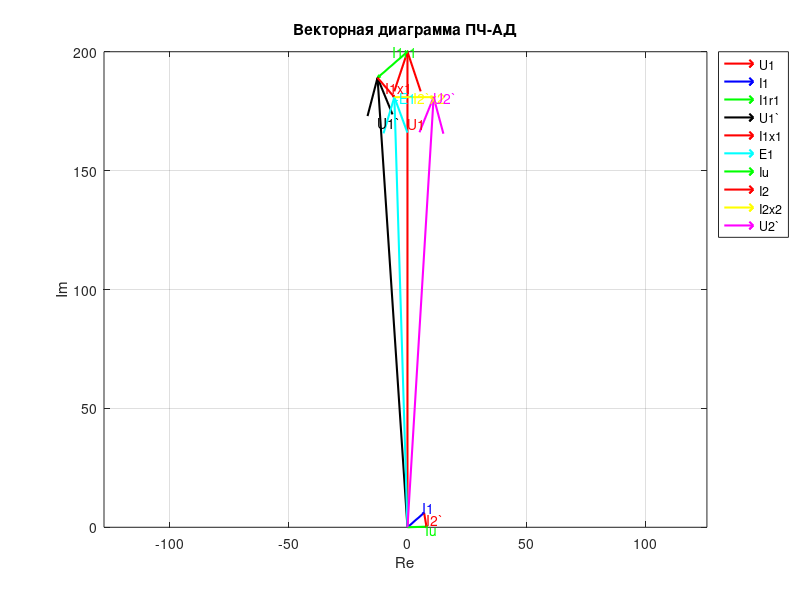

Write the MATLAB code that produced this figure.
%           Ввод измеренных параметров
I1 = 9.27;     % Полный ток статора
U1 = 200;      % Напряжение на статоре
fi1 = 49;      % Угол между током и напряжением статора (в градусах)
w = 48.5;      % Скорость в рад/с
f = 25;        % Частота напряжения статора
Ip = 4.4;      % Ток ротора, А

%         Ввод неизменяемых параметров
r1 = 1.8;      % Невыключаемое активное сопротивление статора, Ом
x1 = 2.33;     % Невыключаемое индуктивное сопротивление статора, Ом
r2 = 0.5;      % Невыключаемое активное сопротивление ротора, Ом
x2 = 0.6;      % Невыключаемое индуктивное сопротивление ротора, Ом
xu = 0.35;          
Kr = 3.92;
r2p = r2 * Kr;
x2p = x2 * Kr;

%         Необходимые расчеты
W0n = 2 * pi * 50 / 3;   % Синхронная скорость, рад/с
al = f / 50;
W0 = al * W0n;
Ke = sqrt(Kr);           % Коэффициент трансформации по ЭДС
s = (W0 - w) / W0;       % Вычисление скольжения
deg = pi / 180;

% Вектор U1
fu1 = 90 * deg;
u1 = U1 * exp(fu1 * 1i);
quiver(0, 0, 0, U1, 0, 'r', 'LineWidth', 1.5, 'MaxHeadSize', 0.05)
hold on

% Вектор I1
fii1 = (90 - fi1) * deg;
i1 = I1 * exp(fii1 * 1i);
quiver(0, 0, real(i1), imag(i1), 0, 'b', 'LineWidth', 1.5, 'MaxHeadSize', 0.05)

% Вектор i1r1
fi1r1 = fii1;
i1r1 = I1 * r1 * exp(fi1r1 * 1i);
quiver(0, U1, -real(i1r1), -imag(i1r1), 0, 'g', 'LineWidth', 1.5, 'MaxHeadSize', 0.05)

% Вектор U1`
u1p = u1 - i1r1;
quiver(0, 0, real(u1p), imag(u1p), 0, 'k', 'LineWidth', 1.5, 'MaxHeadSize', 0.05)

% Вектор i1x1
ax1r1 = real(u1p);
bx1r1 = imag(u1p);
fi1x1 = (180 - fi1) * deg;
i1x1 = I1 * x1 * al * exp(fi1x1 * 1i);
quiver(ax1r1, bx1r1, -real(i1x1), -imag(i1x1), 0, 'r', 'LineWidth', 1.5, 'MaxHeadSize', 0.05)

% Вектор E1
e1 = u1 - i1r1 - i1x1;
E1 = abs(e1);
quiver(0, 0, real(e1), imag(e1), 0, 'c', 'LineWidth', 1.5, 'MaxHeadSize', 0.05)

% Вектор Iu !Выбрать тип расчета!
iupr = 0; % 0-значение берется из Starter, 1- значение высчитывается

tga = imag(e1) / real(e1);
ae1 = atan(tga) / deg;
if ae1 < 0
    fiu = (ae1 + 90) * deg;
else 
    fiu = (ae1 - 90) * deg;
end  

if iupr == 0
    Iu = 8;      % Ток намагничивания, рад/с
    iu = Iu * exp(fiu * 1i);
    quiver(0, 0, real(iu), imag(iu), 0, 'g', 'LineWidth', 1.5, 'MaxHeadSize', 0.05)
else 
    ru = 0;
    Iu = abs(e1) / (xu * al + ru);
    iu = Iu * exp(fiu * 1i);
    quiver(0, 0, real(iu), imag(iu), 0, 'g', 'LineWidth', 1.5, 'MaxHeadSize', 0.05)
end

% Вектор I2 !Выбрать тип расчета!
i2pr = 0; % 0-по построению, 1 - по расчету

if i2pr == 0 
    i2 = iu - i1;
    I2 = abs(i2);
    ai2p = real(i1);
    bi2p = imag(i1);
    quiver(ai2p, bi2p, real(iu)-ai2p, imag(iu)-bi2p, 0, 'r', 'LineWidth', 1.5, 'MaxHeadSize', 0.05)
else
    I2 = abs(e1) / (x2p * al + r2p / s);
    ali2 = atan(x2p * al * s / r2p) / deg;
    fi2 = (90 - ali2) * deg;
    i2 = I2 * exp(fi2 * 1i);
    ai2 = real(i1);
    bi2 = imag(i1);
    quiver(ai2, bi2, -real(i2), -imag(i2), 0, 'r', 'LineWidth', 1.5, 'MaxHeadSize', 0.05)
end

% Вектор I2`x2
ai2x2 = real(e1);
bi2x2 = imag(e1);
ali2x2 = real(i2) / imag(i2);
fi2px2 = -atan(ali2x2);
i2px2 = I2 * x2p * exp(fi2px2);
quiver(ai2x2, bi2x2, real(i2px2), imag(i2px2), 0, 'y', 'LineWidth', 1.5, 'MaxHeadSize', 0.05)

% Вектор U2`
u2p = e1 + i2px2;
quiver(0, 0, real(u2p), imag(u2p), 0, 'm', 'LineWidth', 1.5, 'MaxHeadSize', 0.05)

% Настройка графика
grid on
axis equal
xlabel('Re')
ylabel('Im')
title('Векторная диаграмма ПЧ-АД');

% Подписи векторов
text(real(iu)-0.5, imag(iu)-1.5, 'Iu', 'color', 'g', 'FontSize', 10)
text(real(iu)+0.2, imag(iu)-imag(i2)/2, 'I2`', 'color', 'r', 'FontSize', 10)
text(real(i1)-0.5, imag(i1)*1.4, 'I1', 'color', 'b', 'FontSize', 10)
text(real(e1), imag(e1), '-E1', 'color', 'c', 'FontSize', 10)
text(real(e1)+real(i2px2)/2, imag(e1)+imag(i2px2)/2, 'I2`x2', 'color', 'y', 'FontSize', 10)
text(real(u2p), imag(u2p), 'U2`', 'color', 'm', 'FontSize', 10)
text(real(u1p), imag(u1p)*0.9, 'U1`', 'color', 'k', 'FontSize', 10)
text(real(u1)*0.9, imag(u1)*0.85, 'U1', 'color', 'r', 'FontSize', 10)
text(-real(i1r1)*0.5, imag(u1), 'I1r1', 'color', 'g', 'FontSize', 10)
text(ax1r1-real(i1x1)/2, bx1r1-imag(i1x1)/2, 'I1x1', 'color', 'r', 'FontSize', 10)

% Легенда (опционально)
legend('U1', 'I1', 'I1r1', 'U1`', 'I1x1', 'E1', 'Iu', 'I2', 'I2x2', 'U2`', ...
       'Location', 'bestoutside');
hold off